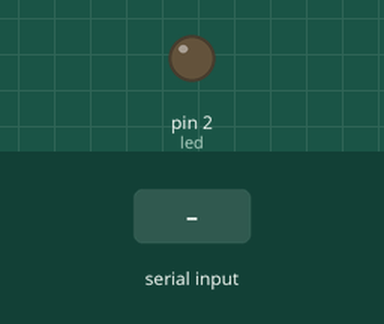
Bench run of a sketch on a simulated Arduino Uno, built with avr-gcc and run on an emulated ATmega328P. Parts: output pins drawn as LEDs (lit = HIGH). Dashed ring = blinking. The inputs (shaded band) are chosen by the test bench.

Above: at 1.2 s.
1.3 s: "5" received over Serial
At 1.45 s:
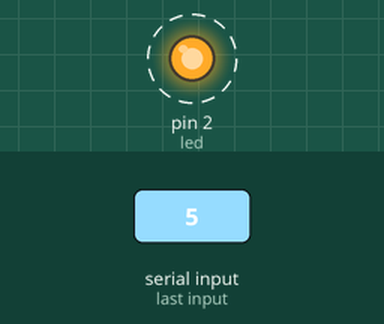
4.3 s: "1" received over Serial
At 5.0 s:
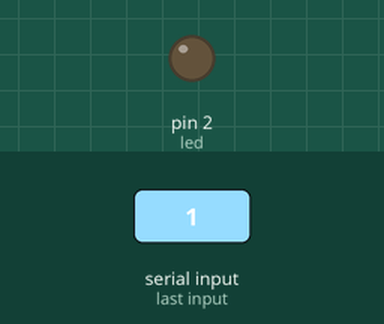
Timing chart, 0 to 7.3 s (numbered marks = the images above; inputs shaded):
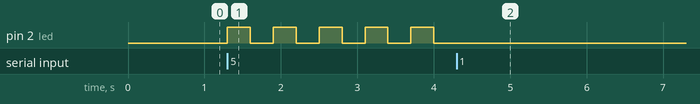

The sketch:

sketch_sep1a-serial_led.ino
```cpp
//https://forum.arduino.cc/t/serial-available-and-serial-read-to-control-led/549280/8
//GolamMostafa oct18 post #8

char val;
#define led 2
bool flag1 = LOW;
void setup()
{
  // put your setup code here, to run once:
  Serial.begin(9600);
  pinMode(led, OUTPUT);
}
void loop()
{
  if (flag1 == HIGH)
  {
    //digitalWrite(PIN#, 1/0);
    digitalWrite(led, !digitalRead(led));
    delay(300);
  }
}
void serialEvent()
{
  val = Serial.read();
  if (val == '5')
  {
    flag1 = HIGH;
  }
  if(val != '5')
  {
    digitalWrite(led, LOW);
    flag1 = LOW;
  }
}
```

Measured:
- after the input at 1.3 s, pin 2 (led): alternates HIGH for 0.30 s and LOW for 0.30 s, starting at once
- after the input at 4.3 s, pin 2 (led): stops changing and stays LOW
